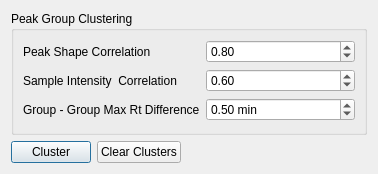
<?xml version="1.0" encoding="UTF-8"?>
<ui version="4.0">
 <class>ClusterDialog</class>
 <widget class="QDialog" name="ClusterDialog">
  <property name="geometry">
   <rect>
    <x>0</x>
    <y>0</y>
    <width>378</width>
    <height>174</height>
   </rect>
  </property>
  <property name="windowTitle">
   <string>Cluster PeakGroups</string>
  </property>
  <layout class="QGridLayout" name="gridLayout">
   <item row="0" column="0" colspan="3">
    <widget class="QGroupBox" name="groupBox_5">
     <property name="title">
      <string>Peak Group Clustering</string>
     </property>
     <layout class="QGridLayout" name="gridLayout_6">
      <item row="0" column="0">
       <widget class="QLabel" name="label_10">
        <property name="text">
         <string>Peak Shape Correlation</string>
        </property>
       </widget>
      </item>
      <item row="2" column="0">
       <widget class="QLabel" name="label_14">
        <property name="text">
         <string>Sample Intensity  Correlation</string>
        </property>
       </widget>
      </item>
      <item row="2" column="1">
       <widget class="QDoubleSpinBox" name="minSampleCorr">
        <property name="minimum">
         <double>-1.000000000000000</double>
        </property>
        <property name="maximum">
         <double>1.000000000000000</double>
        </property>
        <property name="singleStep">
         <double>0.100000000000000</double>
        </property>
        <property name="value">
         <double>0.600000000000000</double>
        </property>
       </widget>
      </item>
      <item row="3" column="0">
       <widget class="QLabel" name="label_15">
        <property name="text">
         <string>Group - Group Max Rt Difference</string>
        </property>
       </widget>
      </item>
      <item row="0" column="1">
       <widget class="QDoubleSpinBox" name="minRt">
        <property name="minimum">
         <double>-1.000000000000000</double>
        </property>
        <property name="maximum">
         <double>1.000000000000000</double>
        </property>
        <property name="singleStep">
         <double>0.100000000000000</double>
        </property>
        <property name="value">
         <double>0.800000000000000</double>
        </property>
       </widget>
      </item>
      <item row="3" column="1">
       <widget class="QDoubleSpinBox" name="maxRtDiff_2">
        <property name="suffix">
         <string> min</string>
        </property>
        <property name="maximum">
         <double>1000.000000000000000</double>
        </property>
        <property name="singleStep">
         <double>0.100000000000000</double>
        </property>
        <property name="value">
         <double>0.500000000000000</double>
        </property>
       </widget>
      </item>
     </layout>
    </widget>
   </item>
   <item row="2" column="0">
    <widget class="QPushButton" name="clusterButton">
     <property name="text">
      <string>Cluster</string>
     </property>
    </widget>
   </item>
   <item row="2" column="2">
    <spacer name="horizontalSpacer">
     <property name="orientation">
      <enum>Qt::Horizontal</enum>
     </property>
     <property name="sizeHint" stdset="0">
      <size>
       <width>40</width>
       <height>20</height>
      </size>
     </property>
    </spacer>
   </item>
   <item row="2" column="1">
    <widget class="QPushButton" name="clearButton">
     <property name="text">
      <string>Clear Clusters</string>
     </property>
    </widget>
   </item>
  </layout>
 </widget>
 <resources/>
 <connections/>
</ui>
